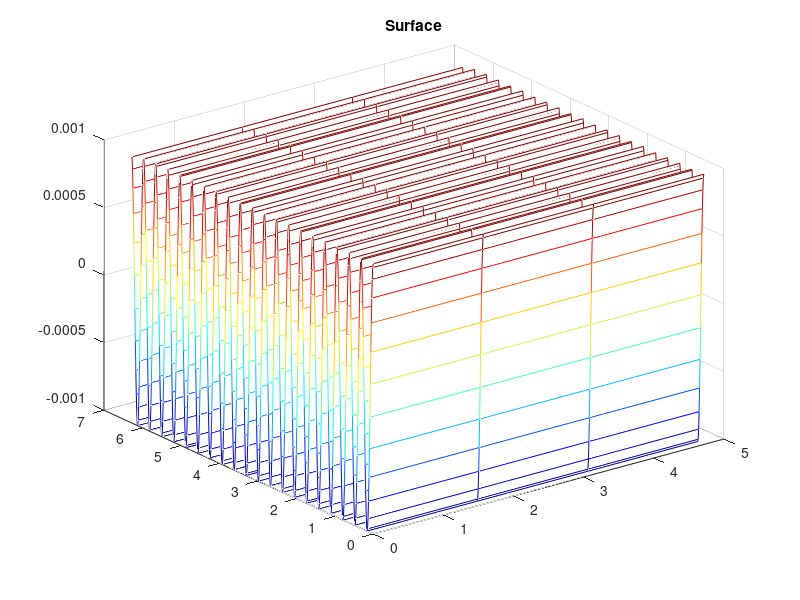
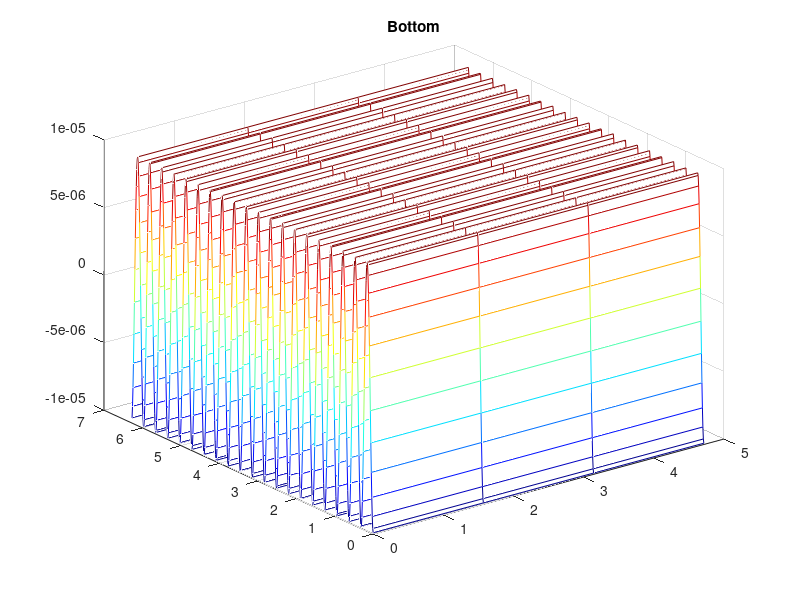
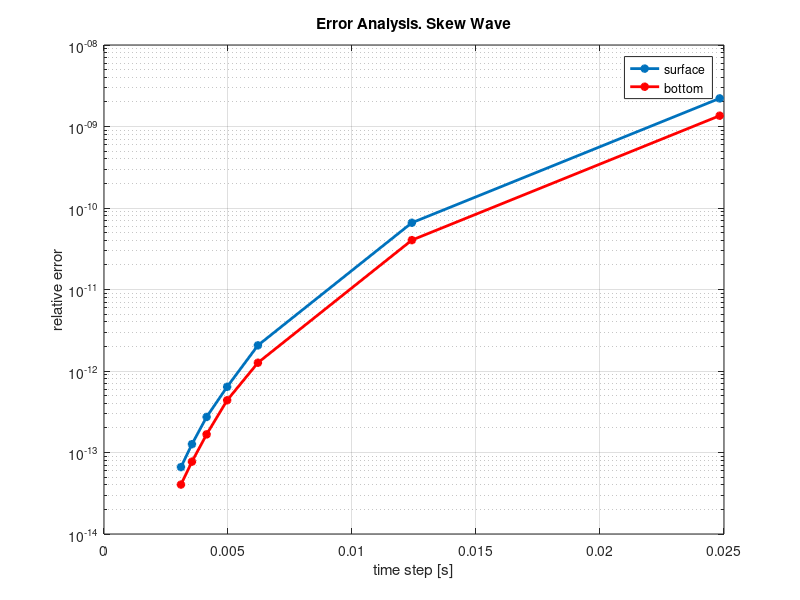
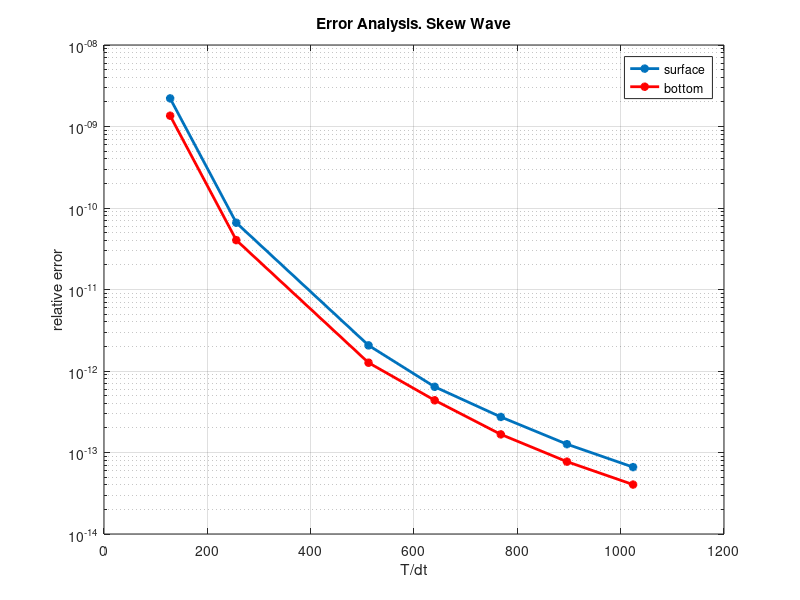

The MATLAB script that drew these images, in order:
clear all;          close all;                 clc;
g=1; rho = 1;
M=7;            NDX=2^(M+2);     MY=0;       NDY=2^(MY+2);     % *IMPORTANT

N=20;   % NUMBER OF PERIOD 
IPER=512;    % STEP PER PERIOD: if IPER <= 64 -> unstable
ISTP = N*IPER;
NDP=1;   % number of modes

lambda=2*pi*0.05;
kx=2*pi/lambda;         ky=0;                          % *IMPORTANT
k = sqrt(kx^2+ky^2);    as=0.02/k;
h = 0.01;
% omega=(k*g*tanh(k*h))^(1/2);
% T=2*pi/omega;
% dT = T/IPER;
zeta = 0.0;
gamma = 0.01;
mu = k*h;

p = [gamma*tanh(mu), 1i*mu*gamma*zeta, -mu, ...
    -1i*mu^2*gamma*zeta*tanh(mu), mu^2*(1-gamma)*tanh(mu)];
OMEGAroots = roots(p);                            
% OMEGA = OMEGAroots(1)
OMEGA = OMEGAroots(4)                                          % *IMPORTANT
omega = OMEGA/sqrt(h/g);
T=2*pi/real(omega);
dT = T/IPER;

ab = as*cosh(mu)*(1-mu*tanh(mu)/OMEGA^2);
A = -1i*as*(omega^2+g*k)/(2*k*omega);
B = 1i*as*(omega^2-g*k)/(2*k*omega);

x=linspace(0,2*pi-2*pi/NDX,NDX);%0:2*pi/kx/NDX:((2*pi-2*pi/NDX)/kx);
y=linspace(0,2*pi-2*pi/NDY,NDY);%0:2*pi/ky/NDY:((2*pi-2*pi/NDY)/ky);
[X,Y] = meshgrid(x,y);
X = X';
Y = Y';

eta = as*exp(1i*kx*X+1i*ky*Y);
etab = ab*exp(1i*kx*X+1i*ky*Y);
phi = (A*exp(k*0)+B*exp(-k*0)).*exp(1i*kx*X+1i*ky*Y);
phib = (A*exp(k*(-h+0))+B*exp(-k*(-h+0))).*exp(1i*kx*X+1i*ky*Y);

eta_over_time = @(t) as*exp(1i*(kx*X+ky*Y-omega*t));
etab_over_time = @(t) ab*exp(1i*(kx*X+ky*Y-omega*t));

% figure(10)
% for t = linspace(0,4*T-dT,512)
%     ETA = eta_over_time(t);
%     ETAb = etab_over_time(t);
% %     plot(real(ETA(1,:)));    
%     mesh(X,Y,real(ETA))
%     hold on
%     mesh(X,Y,real(ETAb))
%     hold off
%     colorbar
%     colormap(jet)
%     xlabel('x')
% %     axis([0 nnod 0 nlayer -as-as/6 as+as/6])
%     axis([0 2*pi/kx 0 2*pi/ky -as-as/6 as+as/6])
%     daspect([max(daspect)*[1 1] 1])
% %     view(0,0)
%     caxis([-as as])
%     zlim([-as-as/6 as+as/6])
%     pause(0.001)    
% end

% kb=k*2; lambdab=2*pi/kb; L0=10*lambdab; d=0.31/kb; 

figure(1)
mesh(Y,X,real(eta))
colormap(jet)
title('Surface')
figure(2)
mesh(Y,X,real(etab))
colormap(jet)
title('Bottom')

% WRITING FORT.10
fid=fopen('fort.10','w');
fprintf(fid,'%g %g %g\n',NDP,M,MY);   % # of modes, Np, Nq

% TIME STEP PER PERIOD AND TOTAL TIME STEPS
fprintf(fid,'%g %g\n',IPER,ISTP);

% DIMENSIONS, PERIOD AND DEPTH
fprintf(fid,'%18.15e %18.15e %18.15e %g\n',2*pi,2*pi,T,h);
fprintf(fid,'%18.15e %18.15e %18.15e\n',zeta,gamma,mu);

for j=1:1:NDY
    for i = 1:1:NDX        
        fprintf(fid,'%18.15e\n',real(eta(i,j)),real(phi(i,j)));
    end
end
fclose(fid);

fid=fopen('fort.9','w');
for j=1:1:NDY
    for i = 1:1:NDX
        fprintf(fid,'%18.15e\n',real(etab(i,j)),real(phib(i,j)));
    end
end
fclose(fid);

% step_range =[128, 256, 512, 640, 768, 896, 1024];
% error_s_range = [2.057200569473616e-09, -6.343687688912300e-11, 1.986321986520897e-12, 6.765859145170705e-13, 2.573173156032264e-13, -1.188907190289671e-13, -6.097914418782639e-14];
% error_b_range = [1.406048747348626e-09, 4.335817252559161e-11, -1.333820207061187e-12, -4.142001563303678e-13, -1.758547011713555e-13, 8.072029734444246e-14, 4.111728318934027e-14];
% 
% figure()
% semilogy(T./step_range,abs(error_s_range),'*-','LineWidth',2)
% hold on
% semilogy(T./step_range,abs(error_b_range),'r*-','LineWidth',2)
% hold off
% title('Error Analysis')
% xlabel('time step [s]')
% ylabel('relative error')
% legend('surface','bottom')
% grid on
% 
% figure()
% semilogy(step_range,abs(error_s_range),'*-','LineWidth',2)
% hold on
% semilogy(step_range,abs(error_b_range),'r*-','LineWidth',2)
% hold off
% title('Error Analysis')
% xlabel('T/dt')
% ylabel('relative error')
% legend('surface','bottom')
% grid on

% -----------------------------------

step_range =[128, 256, 512, 640, 768, 896, 1024];
error_s_range = [2.213741989405472e-09, 6.589926345884301e-11, 2.063687326545430e-12, -6.396951833983108e-13, 2.730383510278829e-13, 1.264952973769365e-13, 6.617505102249763e-14];
error_b_range = [1.356530817344740e-09, -4.034820737210304e-11, 1.263509677546156e-12, -4.373035498532000e-13, 1.669277945414615e-13, -7.722846969050421e-14, -4.041229424986642e-14];

figure()
semilogy(T./step_range,abs(error_s_range),'*-','LineWidth',2)
hold on
semilogy(T./step_range,abs(error_b_range),'r*-','LineWidth',2)
hold off
title('Error Analysis. Skew Wave')
xlabel('time step [s]')
ylabel('relative error')
legend('surface','bottom')
grid on

figure()
semilogy(step_range,abs(error_s_range),'*-','LineWidth',2)
hold on
semilogy(step_range,abs(error_b_range),'r*-','LineWidth',2)
hold off
title('Error Analysis. Skew Wave')
xlabel('T/dt')
ylabel('relative error')
legend('surface','bottom')
grid on